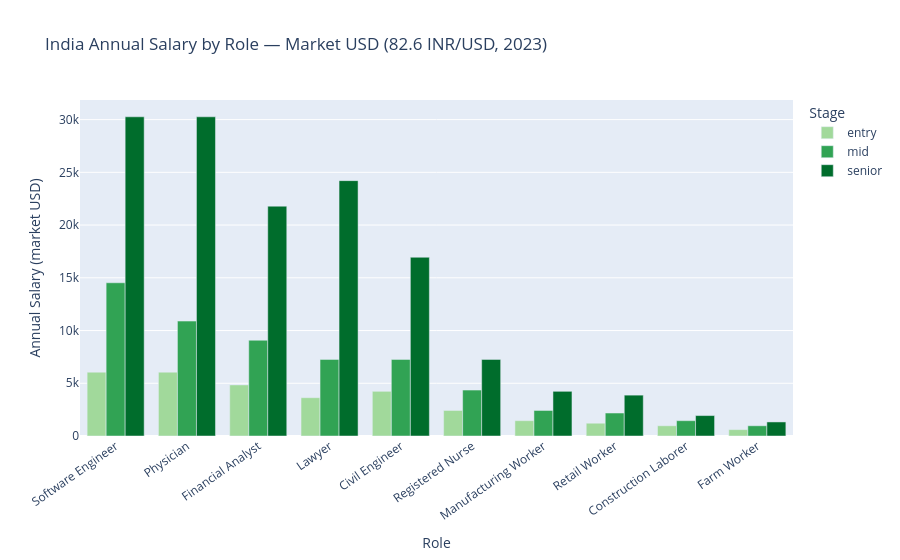

Write notebook code for a chart like this one.
### Code cell
mid_order = (
    df[df['career_stage'] == 'mid']
    .sort_values('median_salary_usd', ascending=False)['role_label'].tolist()
)
stage_colors = {'entry': '#a1d99b', 'mid': '#31a354', 'senior': '#006d2c'}

fig = px.bar(
    df, x='role_label', y='median_salary_usd', color='career_stage',
    barmode='group',
    category_orders={'role_label': mid_order, 'career_stage': ['entry', 'mid', 'senior']},
    color_discrete_map=stage_colors,
    title='India Annual Salary by Role — Market USD (82.6 INR/USD, 2023)',
    labels={'role_label': 'Role', 'median_salary_usd': 'Annual Salary (market USD)', 'career_stage': 'Stage'},
)
fig.update_layout(xaxis_tickangle=-35)
fig.show()

### Figure 1 — Plotly figure (JSON) as saved in the notebook; plotly's stock layout.template omitted (floating-point values rounded to 4 significant figures)
{"data": [{"alignmentgroup": "True", "hovertemplate": "Stage=entry<br>Role=%{x}<br>Annual Salary (market USD)=%{y}<extra></extra>", "legendgroup": "entry", "marker": {"color": "#a1d99b", "pattern": {"shape": ""}}, "name": "entry", "offsetgroup": "entry", "orientation": "v", "showlegend": true, "textposition": "auto", "type": "bar", "x": ["Software Engineer", "Lawyer", "Physician", "Financial Analyst", "Registered Nurse", "Civil Engineer", "Construction Laborer", "Farm Worker", "Manufacturing Worker", "Retail Worker"], "xaxis": "x", "y": [6053.0, 3632.0, 6053.0, 4843.0, 2421.0, 4237.0, 969.0, 605.0, 1453.0, 1211.0], "yaxis": "y"}, {"alignmentgroup": "True", "hovertemplate": "Stage=mid<br>Role=%{x}<br>Annual Salary (market USD)=%{y}<extra></extra>", "legendgroup": "mid", "marker": {"color": "#31a354", "pattern": {"shape": ""}}, "name": "mid", "offsetgroup": "mid", "orientation": "v", "showlegend": true, "textposition": "auto", "type": "bar", "x": ["Software Engineer", "Lawyer", "Physician", "Financial Analyst", "Registered Nurse", "Civil Engineer", "Construction Laborer", "Farm Worker", "Manufacturing Worker", "Retail Worker"], "xaxis": "x", "y": [14530.0, 7264.0, 10900.0, 9080.0, 4358.0, 7264.0, 1453.0, 969.0, 2421.0, 2179.0], "yaxis": "y"}, {"alignmentgroup": "True", "hovertemplate": "Stage=senior<br>Role=%{x}<br>Annual Salary (market USD)=%{y}<extra></extra>", "legendgroup": "senior", "marker": {"color": "#006d2c", "pattern": {"shape": ""}}, "name": "senior", "offsetgroup": "senior", "orientation": "v", "showlegend": true, "textposition": "auto", "type": "bar", "x": ["Software Engineer", "Lawyer", "Physician", "Financial Analyst", "Registered Nurse", "Civil Engineer", "Construction Laborer", "Farm Worker", "Manufacturing Worker", "Retail Worker"], "xaxis": "x", "y": [30270.0, 24210.0, 30270.0, 21790.0, 7264.0, 16950.0, 1937.0, 1332.0, 4237.0, 3874.0], "yaxis": "y"}], "layout": {"barmode": "group", "legend": {"title": {"text": "Stage"}, "tracegroupgap": 0}, "title": {"text": "India Annual Salary by Role — Market USD (82.6 INR/USD, 2023)"}, "xaxis": {"anchor": "y", "categoryarray": ["Software Engineer", "Physician", "Financial Analyst", "Lawyer", "Civil Engineer", "Registered Nurse", "Manufacturing Worker", "Retail Worker", "Construction Laborer", "Farm Worker"], "categoryorder": "array", "domain": [0.0, 1.0], "tickangle": -35, "title": {"text": "Role"}}, "yaxis": {"anchor": "x", "domain": [0.0, 1.0], "title": {"text": "Annual Salary (market USD)"}}}}
